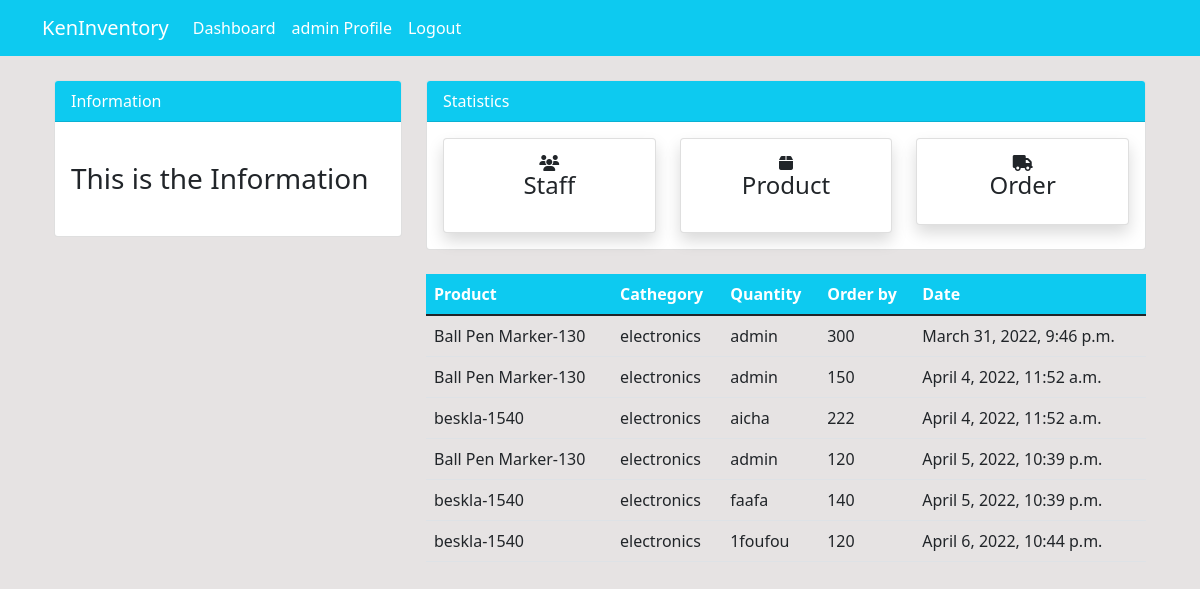
/order/ (signed in), run on the app's committed database.
### Dashboard/models.py (models this page shows, shortened)
class order(models.Model):
    product=models.ForeignKey(product,on_delete=models.CASCADE, null=True)
    staff=models.ForeignKey(User,models.CASCADE, null=True)
    order_quantity = models.PositiveIntegerField(null=True)
    date=models.DateTimeField(auto_now_add=True)
    class Meta:
        verbose_name_plural = 'Order'

class product(models.Model):
    name=models.CharField(max_length=100, null=TRUE)
    category=models.CharField(max_length=20,choices=CATEGORY, null=TRUE)
    quantity=models.PositiveBigIntegerField(null=TRUE)
    class Meta:
        verbose_name_plural = 'Product'
    def __str__(self):
        return f'{self.name}-{self.quantity}'

### Dashboard/views.py (the view)
# urls.py: path('order/',views.Order, name='dashboard-order'),
@login_required
def Order(request):
    orders= order.objects.all()
    context={
        'orders':orders,
    }
    return render(request,'dashboard/order.html',context)

### templates/dashboard/order.html (shortened to what this page needs)
{% extends 'partials/base.html' %}
{% block content %}
{% include  'partials/topnav.html'%}
<div class="container">
    <div class="row my-4">
        <div class="col-md-4">
        </div>
        <div class="col-md-8">
<table class="table table-white ">
  <thead class="bg-info">
      <tr class="text-white">
        <th scope="col">Product</th>
        <th scope="col">Cathegory</th>
        <th scope="col">Quantity</th>
        <th scope="col">Order by</th>
        <th scope="col">Date</th>
      </tr>
    </thead>
    <tbody>
      {% for orders in orders %}
      <tr>
        <td>{{orders.product}}</td>
        <td>{{orders.product.category}}</td>
        <td>{{orders.staff.username}}</td>
        <td>{{orders.order_quantity}}</td>
        <td>{{orders.date}}</td>
      </tr>
      {% endfor %}
    </tbody>
</table>
      </div>
      </div>
          </div>
{% endblock %}

### templates/partials/base.html (shortened to what this page needs)
{% load static %}
<!doctype html>
<html lang="en">
<head>
        <link href="https://cdn.jsdelivr.net/npm/bootstrap@5.1.3/dist/css/bootstrap.min.css" rel="stylesheet">
        <link rel="stylesheet" href="https://cdnjs.cloudflare.com/ajax/libs/font-awesome/6.1.1/css/all.min.css">
        <link rel="stylesheet" href="./style.css">
    <link rel="stylesheet" href="{% static 'style.css' %}">
</head>
<body>
    {% include 'partials/nav.html' %}
    <div class="container">
        {% block content %}
        {% endblock %}
    </div>
</body>
</html>

### templates/partials/nav.html (shortened to what this page needs)
<nav class="navbar navbar-expand-lg navbar-info bg-info">
    <div class="container">
        {% if user.is_authenticated %}
        <a class="navbar-brand text-white" href="{% url 'dashboard-index' %}">KenInventory</a>
        <div class="collapse navbar-collapse" id="navbarSupportedContent">
            <ul class="navbar-nav mr-auto">
                <li class="nav-item active">
                    <a class="nav-link text-white" href="{% url 'dashboard-index' %}">Dashboard </a>
                </li>
            </ul>
            <ul class="navbar-nav ml-auto">
                <li class="nav-item active">
                    <a class="nav-link text-white" href="{% url 'user-profile' %}">{{ user.username }} Profile
                        <span class="sr-only">(current)</span></a>
                </li>
                <li class="nav-item">
                    <a class="nav-link text-white" href="{% url 'user-logout' %}">Logout</a>
                </li>
            </ul>
            {% endif %}
        </div>
    </div>
</nav>

### templates/partials/topnav.html (shortened to what this page needs)
{% if user.is_authenticated and user.is_staff and user.is_superuser %}
<div class="container">
    <div class="row mt-4">
        <div class="col-md-4">
            <div class="card">
                <div class="card-header text-white bg-info">
                    Information
                </div>
                <div class="card-body">
                    <marquee behavior="" direction="">
                        <h3 class="my-4">This is the Information</h3>
                    </marquee>
                </div>
            </div>
        </div>
        <div class="col-md-8">
            <div class="card">
                    <div class="card-header text-white bg-info">
                        Statistics
                    </div>
                    <div class="card-body">
                        <div class="row">
                            <div class="col-md-4">
                                <a class="text-decoration-none text-dark" href="{% url 'dashboard-staff' %}">
                                    <div class="card my-card shadow text-center p-3">
                                        <i class="fa-solid fa-users"></i>
                                        <h4>Staff
                                    </h4>
                                </div>
                                </a>
                            </div>
                            <div class="col-md-4">
                                <a class="text-decoration-none text-dark" href="{% url 'dashboard-product' %}">
                                    <div class="card my-card shadow text-center p-3">
                                        <i class="fa-solid fa-box"></i>
                                        <h4>Product
                                    </h4>
                                </div>
                                </a>
                            </div>
                            <div class="col-md-4">
                                <a class="text-decoration-none text-dark" href="{% url 'dashboard-order' %}">
                                    <div class="card my-card shadow text-center p-3">
                                        <i class="fa-solid fa-truck"></i>
                                        <h4>Order
                                    </h4>
                                </div>
                                </a>
                            </div>
                        </div>
                    </div>
            </div>
        </div>
    </div>
  </div>
  {% endif %}

### asert/style.css (style rules this page uses)
body { background: rgb(230,227,227); }

### static/style.css (style rules this page uses)
body { background: rgb(230,227,227); }

### data on the page
order: product "Ball Pen Marker-130", product.category "electronics", staff.username "admin", order_quantity "300", date "March 31, 2022, 9:46 p.m."
order: product "Ball Pen Marker-130", product.category "electronics", staff.username "admin", order_quantity "150", date "April 4, 2022, 11:52 a.m."
order: product "beskla-1540", product.category "electronics", staff.username "aicha", order_quantity "222", date "April 4, 2022, 11:52 a.m."
order: product "Ball Pen Marker-130", product.category "electronics", staff.username "admin", order_quantity "120", date "April 5, 2022, 10:39 p.m."
order: product "beskla-1540", product.category "electronics", staff.username "faafa", order_quantity "140", date "April 5, 2022, 10:39 p.m."
order: product "beskla-1540", product.category "electronics", staff.username "1foufou", order_quantity "120", date "April 6, 2022, 10:44 p.m."

### other printed values
{{ user.username }} "admin"
